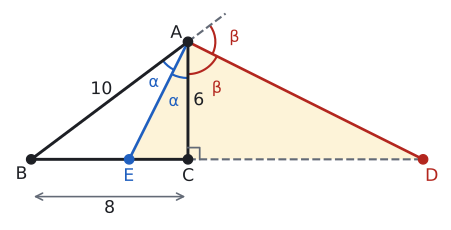

Recreate this plot in Python.
import sys; sys.path.insert(0, "tools")
from cizim import *

def uz(P, Q): return round(float(np.linalg.norm(np.asarray(P) - np.asarray(Q))), 3)
def ucgen(a, b, c):
    """|BC|=a, |CA|=b, |AB|=c. B orijinde, C x ekseninde."""
    x = (c**2 - b**2 + a**2) / (2 * a)
    return np.array([x, np.sqrt(c**2 - x**2)]), np.array([0.0, 0.0]), np.array([float(a), 0.0])
def kenar(ax, P, Q, metin, G, d=0.45, renk=YAZI, fs=13):
    P, Q = np.asarray(P, float), np.asarray(Q, float); M = (P + Q) / 2
    u = (Q - P) / np.linalg.norm(Q - P); v = np.array([-u[1], u[0]])
    if np.dot(v, M - np.asarray(G)) < 0: v = -v
    ax.text(*(M + d * v), metin, ha="center", va="center", color=renk, fontsize=fs)
def dik_ayak(P, Q, R):
    """R noktasından PQ doğrusuna inen dikmenin ayağı."""
    u = (Q - P) / np.linalg.norm(Q - P); return P + np.dot(R - P, u) * u

def dik(ax, K, P, Q, s=0.3, renk=SOLUK):
    """K köşesinde KP ile KQ arasındaki dik açı işareti."""
    u = (P - K) / np.linalg.norm(P - K) * s; v = (Q - K) / np.linalg.norm(Q - K) * s
    ax.plot(*zip(K + u, K + u + v, K + v), color=renk, lw=1.3)
def aci_olc(K, P, Q):
    u, v = P - K, Q - K
    return round(float(np.degrees(np.arccos(np.dot(u, v) / np.linalg.norm(u) / np.linalg.norm(v)))), 3)

def centik(ax, P, Q, n=1, renk=SOLUK, L=0.18, ara=0.12):
    P, Q = np.asarray(P, float), np.asarray(Q, float)
    u = (Q - P) / np.linalg.norm(Q - P); v = np.array([-u[1], u[0]]); M = (P + Q) / 2
    for k in range(n):
        c = M + (k - (n - 1) / 2) * ara * u
        ax.plot(*zip(c - L * v, c + L * v), color=renk, lw=1.6)

def olcu(ax, P, Q, metin, Gm, d=0.55, renk=SOLUK, yazi=YAZI, ek=0.4):
    """[PQ] boyunca, şeklin dışına doğru oklu ölçü çizgisi ve etiketi."""
    P, Q = np.asarray(P, float), np.asarray(Q, float)
    u = (Q - P) / np.linalg.norm(Q - P); v = np.array([-u[1], u[0]])
    if np.dot(v, (P + Q) / 2 - np.asarray(Gm)) < 0: v = -v
    ax.annotate("", xy=Q + d * v, xytext=P + d * v, arrowprops=dict(arrowstyle="<->", color=renk, lw=1.2))
    ax.text(*((P + Q) / 2 + (d + ek) * v), metin, ha="center", va="center", fontsize=13, color=yazi)

# Soru 12: |AB|=10, |AC|=6, |BC|=8, C dik. [AE] iç açıortay (|BE|=5, |EC|=3), [AD] dış açıortay (|CD|=12).
# A(AED) = |ED|·|AC|/2 = 15·6/2 = 45.
A, B, C = ucgen(8, 6, 10)
E = np.array([5.0, 0.0]); D = np.array([20.0, 0.0])
P = A + 2.4 * (A - B) / np.linalg.norm(A - B)
print("A", A, "C", aci_olc(C, A, B), "BAE", aci_olc(A, B, E), "EAC", aci_olc(A, E, C), "PAD", aci_olc(A, P, D), "DAC", aci_olc(A, D, C), "EAD", aci_olc(A, E, D))
Gm = (A + B + C) / 3

fig, ax = sekil(6, 2.9)
ax.set_aspect("equal"); ax.axis("off")
ax.add_patch(plt.Polygon([A, E, D], color=SARI_ACIK, lw=0))
ax.plot(*zip(A, B, C, A), color=YAZI)
ax.plot(*zip(C, D), color=SOLUK, lw=1.6, ls="--")
ax.plot(*zip(A, P), color=SOLUK, lw=1.6, ls="--")
ax.plot(*zip(A, E), color=MAVI, lw=2)
ax.plot(*zip(A, D), color=KIRMIZI, lw=2)
dik(ax, C, D, A, s=0.6)
aci(ax, A, B, E, r=1.6, ad="α", renk=MAVI); aci(ax, A, E, C, r=1.85, ad="α", renk=MAVI)
aci(ax, A, P, D, r=1.4, ad="β", renk=KIRMIZI); aci(ax, A, D, C, r=1.65, ad="β", renk=KIRMIZI)
nokta(ax, *A, "A", dx=-0.9, dy=0.2); nokta(ax, *B, "B", dx=-0.8, dy=-1.0); nokta(ax, *C, "C", dx=-0.3, dy=-1.1)
nokta(ax, *E, "E", dx=-0.3, dy=-1.1, renk=MAVI); nokta(ax, *D, "D", dx=0.1, dy=-1.1, renk=KIRMIZI)
kenar(ax, A, B, "10", Gm, d=0.7); kenar(ax, A, C, "6", Gm, d=0.55)
olcu(ax, B, C, "8", Gm, d=1.9, ek=0.6)
ax.set_xlim(-1.2, 21.0); ax.set_ylim(-3.2, P[1] + 0.3)
kaydet(fig, __file__)
